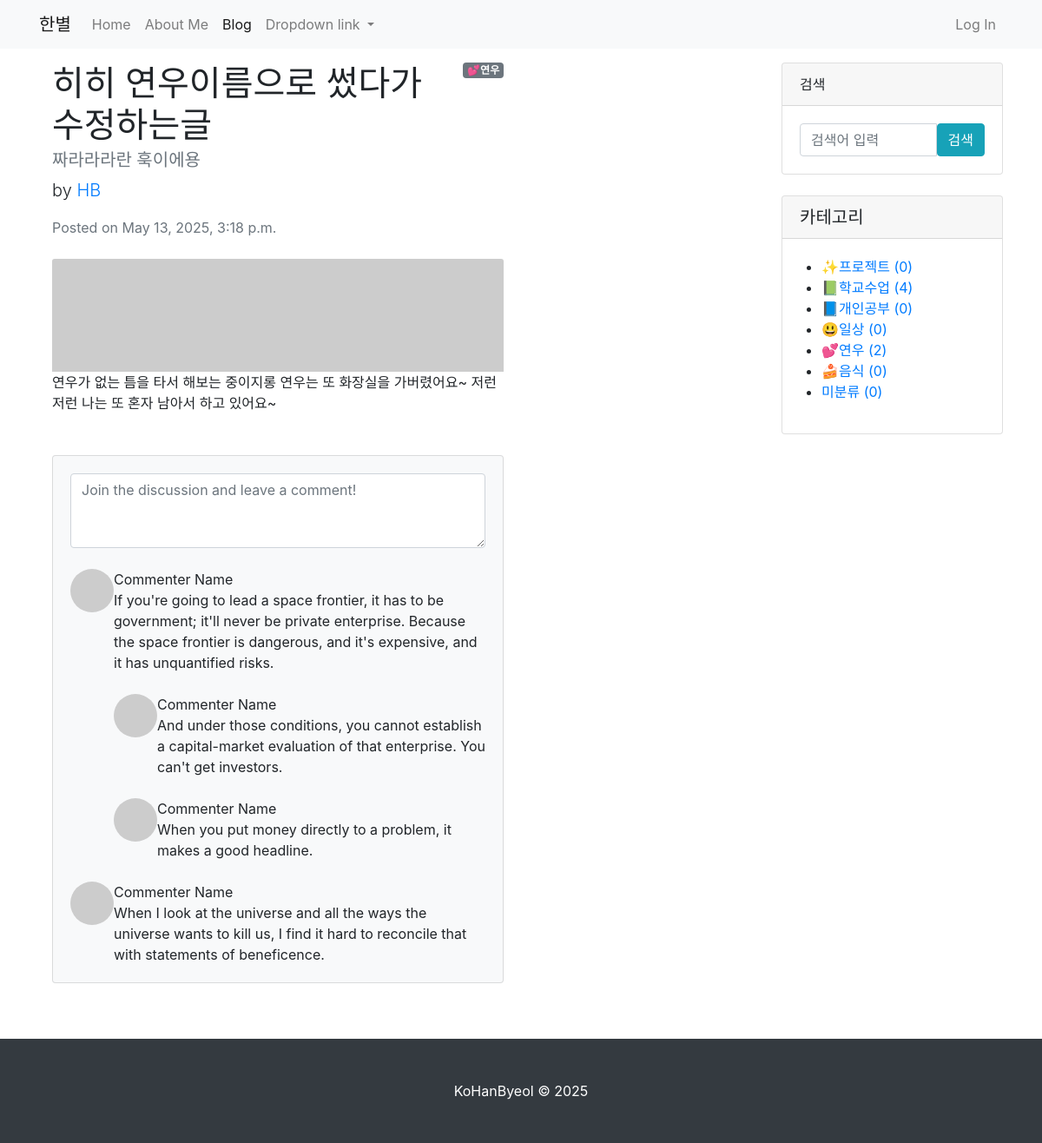
Page /blog/6/ on the earlier database version.
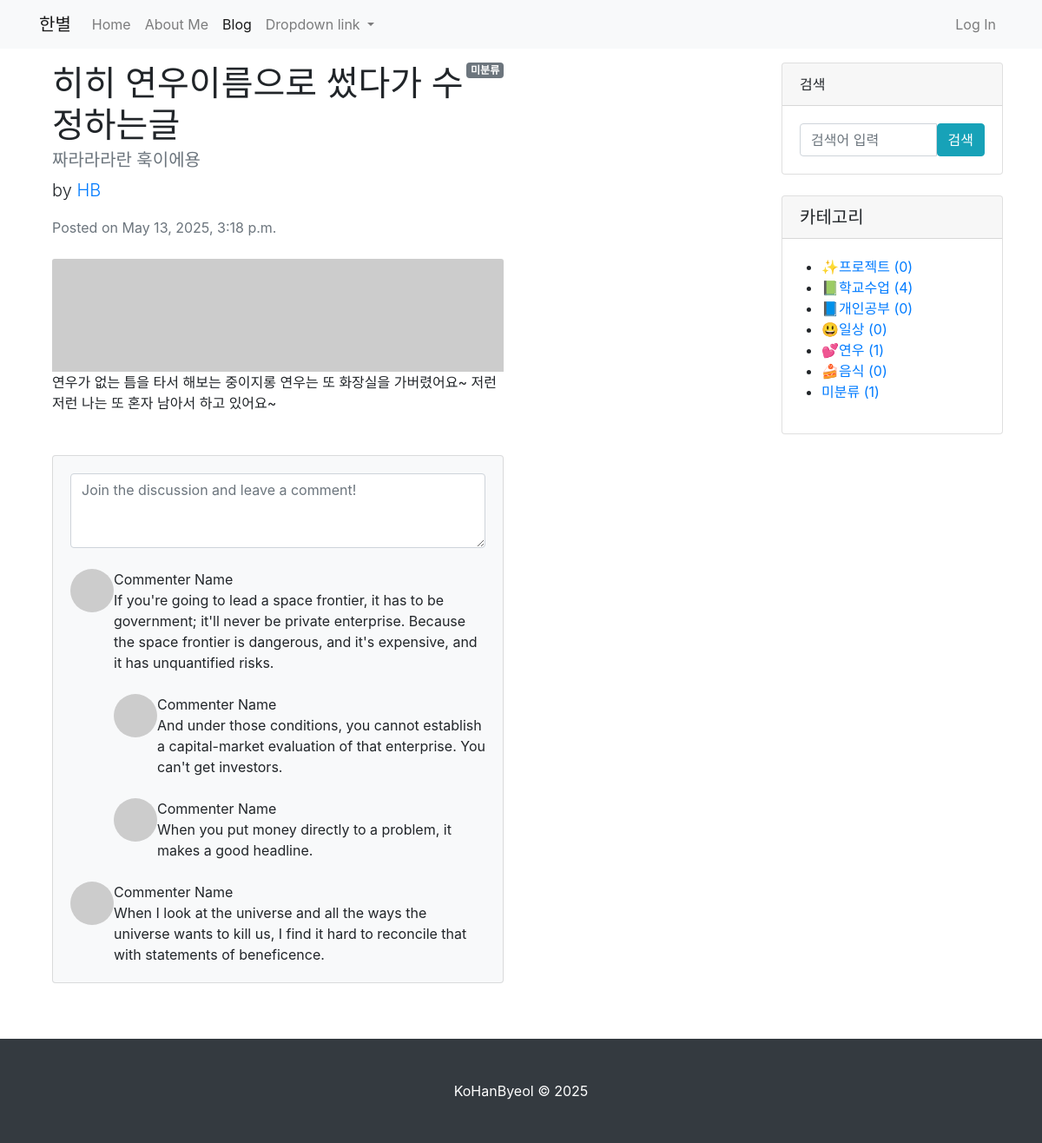
Same page on the later database version.
### blog/models.py (models this page shows, shortened)
class Post(models.Model):
    title = models.CharField(max_length=30)
    hook_text = models.CharField(max_length=100, blank=True)
    content = models.TextField()
    head_image = models.ImageField(upload_to='blog/images/%Y/%m/%d/', blank=True)
    file_upload = models.FileField(upload_to='blog/files/%Y/%m/%d', blank=True)
    created_at = models.DateTimeField(auto_now_add=True)
    updated_at = models.DateTimeField(auto_now=True)
    author = models.ForeignKey(User, null=True, on_delete=models.SET_NULL)
    category= models.ForeignKey(Category, null=True, blank=True, on_delete=models.SET_NULL)

class Category(models.Model):
    name = models.CharField(max_length=50, unique=True)
    slug = models.SlugField(max_length=200, unique=True, allow_unicode=True)
    def __str__(self):
        return self.name
    def get_absolute_url(self) :
        return f'/blog/category/{self.slug}'
    class Meta:
        verbose_name_plural = 'Categories'

### blog/views.py (the view)
# urls.py: path('<int:pk>/', views.PostDetail.as_view()),
class PostDetail(DetailView) :
    model = Post
    template_name = 'blog/post_detail.html'
    def get_context_data(self, **kwargs):
        context = super(PostDetail, self).get_context_data()
        context['categories'] = Category.objects.all()
        context['no_category_post_count'] = Post.objects.filter(category=None).count()
        return context

### blog/templates/blog/post_detail.html (shortened to what this page needs)
{% extends 'blog/base.html' %}
{% block main_area %}
    <div class="col-lg-8" >
        <div id="post-area">
            {% if post.category %}
                <span class="badge badge-secondary float-right">{{post.category}}</span>
            {% else %}
                <span class="badge badge-secondary float-right">미분류</span>
            {% endif %}
            <article>
                <header class="mb-4">
                    <h1 class="fw-bolder mb-1">{{ post.title }}</h1>
                    <h5 class="text-muted">{{ post.hook_text }}</h5>
                    <p class = "lead">
                        by
                        <a href="#">{{post.author | upper}}</a>
                    </p>
                    <div class="text-muted fst-italic mb-2">Posted on {{ post.created_at }}</div>
                </header>
                {% if post.head_image %}
                <a href="#!"><img class="card-img-top" src="{{ post.head_image.url }}" alt="{{ post }} head image" /></a>
                {% else %}
                <a href="#!"><img class="card-img-top" src="https://picsum.photos/seed/{{ post.id }}/800/200" alt="random_image" /></a>
                {% endif %}
                <section class="mb-5">
                    <p class="fs-5 mb-4">{{ post.content }}</p>
                    </section>
            </article>
        </div>
        <div id="comment-area">
            <section class="mb-5">
                <div class="card bg-light">
                    <div class="card-body">
                        <form class="mb-4"><textarea class="form-control" rows="3" placeholder="Join the discussion and leave a comment!"></textarea></form>
                        <div class="d-flex mb-4">
                            <div class="flex-shrink-0"><img class="rounded-circle" src="https://dummyimage.com/50x50/ced4da/6c757d.jpg" alt="..." /></div>
                            <div class="ms-3">
                                <div class="fw-bold">Commenter Name</div>
                                If you're going to lead a space frontier, it has to be government; it'll never be private enterprise. Because the space frontier is dangerous, and it's expensive, and it has unquantified risks.
                                <div class="d-flex mt-4">
                                    <div class="flex-shrink-0"><img class="rounded-circle" src="https://dummyimage.com/50x50/ced4da/6c757d.jpg" alt="..." /></div>
                                    <div class="ms-3">
                                        <div class="fw-bold">Commenter Name</div>
                                        And under those conditions, you cannot establish a capital-market evaluation of that enterprise. You can't get investors.
                                    </div>
                                </div>
                                <div class="d-flex mt-4">
                                    <div class="flex-shrink-0"><img class="rounded-circle" src="https://dummyimage.com/50x50/ced4da/6c757d.jpg" alt="..." /></div>
                                    <div class="ms-3">
                                        <div class="fw-bold">Commenter Name</div>
                                        When you put money directly to a problem, it makes a good headline.
                                    </div>
                                </div>
                            </div>
                        </div>
                        <div class="d-flex">
                            <div class="flex-shrink-0"><img class="rounded-circle" src="https://dummyimage.com/50x50/ced4da/6c757d.jpg" alt="..." /></div>
                            <div class="ms-3">
                                <div class="fw-bold">Commenter Name</div>
                                When I look at the universe and all the ways the universe wants to kill us, I find it hard to reconcile that with statements of beneficence.
                            </div>
                        </div>
                    </div>
                </div>
            </section>
        </div>
    </div>
{% endblock %}

### blog/templates/blog/base.html (shortened to what this page needs)
<!DOCTYPE html>
{% load static %}
<html lang="ko">
<head>
    <link rel="stylesheet" href="{% static 'blog/bootstrap/bootstrap.min.css' %}" media="screen">
</head>
<body>
    {% include 'blog/navbar.html' %}
    <div class="container my-3">
        <div class="row">
            <div class="col-md-8 col-lg-9" id="main-area">
                {% block main_area %}
                {% endblock %}
            </div>
            <div class="col-md-4 col-lg-3">
                 <div class="card mb-4">
                    <div class="card-header">검색</div>
                    <div class="card-body">
                        <div class="input-group">
                            <input class="form-control" type="text" placeholder="검색어 입력" aria-label="Enter search term..." aria-describedby="button-search" />
                            <button class="btn btn-info" id="button-search" type="button">검색</button>
                        </div>
                    </div>
                </div>
                <div class="card mb-4" id="categories-card">
                    <h5 class="card-header">카테고리</h5>
                    <div class="card-body">
                        <div class="row">
                                <ul>
                                    {% for category in categories %}
                                    <li>
                                        <a href="{{ category.get_absolute_url }}">
                                           {{ category }} ({{ category.post_set.count }})
                                        </a>
                                    </li>
                                    {% endfor %}
                                    <li>
                                        <a href="/blog/category/no_category/">
                                             미분류 ({{no_category_post_count}})
                                        </a>
                                    </li>
                                </ul>
                            </div>
                        </div>
                    </div>
                </div>
            </div>
        </div>
    {% include 'blog/footer.html' %}
</body>
</html>

Differences in the rows shown:
changed Post "히히 연우이름으로 썼다가 수정하는글": category_id 5 → empty (drawn); category "💕연우" → (not shown)
computed for Category "💕연우": post_set.count "2" → "1"
Other differences:
{{ no_category_post_count }}: "0" → "1"
text now shown: "미분류"
